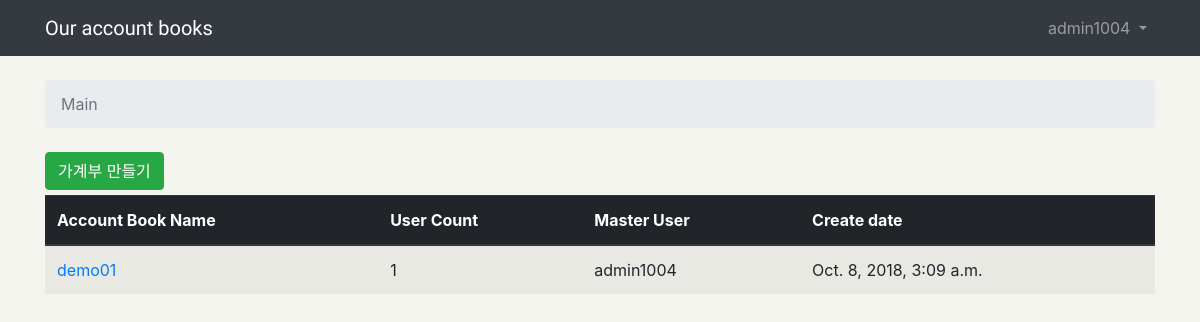
The app's page /home/ (signed in) with its own data.
### accountBookMain/models.py (models this page shows)
class PartyBelongTo(models.Model):
    user_id = models.ForeignKey(User, related_name='partyBelongTo', on_delete=models.CASCADE)
    account_id = models.ForeignKey(AccountBooksName, related_name='partyBelongTo', on_delete=models.CASCADE)
    create_at = models.DateTimeField(auto_now_add=True)

class AccountBooksName(models.Model):
    MONEY_COUNTRY = (
        ('k', "kor"),
        ('j', "jp")
    )
    account_id = models.AutoField(primary_key=True)
    account_name = models.CharField(max_length=100)
    p_cnt = models.IntegerField(default=0)
    money = models.CharField(max_length=1, choices=MONEY_COUNTRY)  # 언어설정 칼럼
    create_at = models.DateTimeField(auto_now_add=True)
    create_user = models.CharField(max_length=100, null=False)

### accountBookMain/views.py (the view)
# urls.py: path('home/', views.main_view, name='home')
@login_required
def main_view(request):
    get_user = request.user
    get_list = PartyBelongTo.objects.filter(user_id=get_user)
    if len(get_list) == 0:
        get_list = False
    return render(request, 'home.html', {'list': get_list})

### templates/home.html
{% extends 'base.html' %}
{% block breadcrumb %}
    <li class="breadcrumb-item active">Main</li>
{% endblock %}
{% block contents %}
    {% if list is False %}
        <h3>등록된 가계부가 없습니다.</h3>
        <a class="btn btn-success" href="{% url 'make_account' %}" role="button">가계부 만들기</a>
        <button type="button" class="btn btn btn-info">
            초대장
            <span class="badge badge-light">1</span>
            <span class="sr-only">unread messages</span>
        </button>
    {% else %}
        <a class="btn btn-success" href="{% url 'make_account' %}" style="margin-bottom:5px;" role="button">가계부 만들기</a>
        <table class="table table-striped">
            <thead class="thead-dark">
                <th scope="col">Account Book Name</th>
                <th scope="col">User Count</th>
                <th scope="col">Master User</th>
                <th scope="col">Create date</th>
            </thead>
            <tbody>
                 {% for item in list %}
                    <tr>
                        <td>
                            <a href="{% url 'history_main' item.account_id.pk %}">{{ item.account_id.account_name }}</a>
                        </td>
                        <td>{{ item.account_id.p_cnt }}</td>
                        <td>{{ item.account_id.create_user }}</td>
                        <td>{{ item.account_id.create_at }}</td>
                    </tr>
                {% endfor %}
            </tbody>
        </table>
    {% endif %}
{% endblock %}

### templates/base.html (shortened to what this page needs)
{% load static %}<!DOCTYPE html>
<html>
    <head>
        <link rel="stylesheet" href="{% static 'css/bootstrap.min.css' %}">
        <link rel="stylesheet" href="{% static 'css/baseBackgroundSettings.css' %}">
    </head>
    <body>
        {% block body %}
            <nav class="navbar navbar-expand-sm navbar-dark bg-dark">
                <div class="container">
                    <a class="navbar-brand head-title" href="{% url 'home' %}">Our account books</a>
                    <div class="collapse navbar-collapse" id="mainMenu">
                        <ul class="navbar-nav ml-auto">
                            <li class="nav-item dropdown">
                                <a class="nav-link dropdown-toggle" href="#" id="userMenu" data-toggle="dropdown" aria-haspopup="true" aria-expanded="false">
                                    {{ user.username }}
                                </a>
                            </li>
                        </ul>
                    </div>
                </div>
            </nav>
            <div class="container">
                <ol class="breadcrumb my-4">
                    {% block breadcrumb %}
                    {% endblock%}
                </ol>
                {% block contents %}
                {% endblock %}
            </div>
        {% endblock body %}
    </body>
<html>

### static/css/baseBackgroundSettings.css (style rules this page uses)
body { background-color : #f5f5f0; }
.head-title { font-family: 'Peralta', cursive; }

### records on screen
PartyBelongTo: account_id.account_name "demo01", account_id.p_cnt "1", account_id.create_user "admin1004", account_id.create_at "Oct. 8, 2018, 3:09 a.m."

### other values on screen
{{ user.username }} "admin1004"
